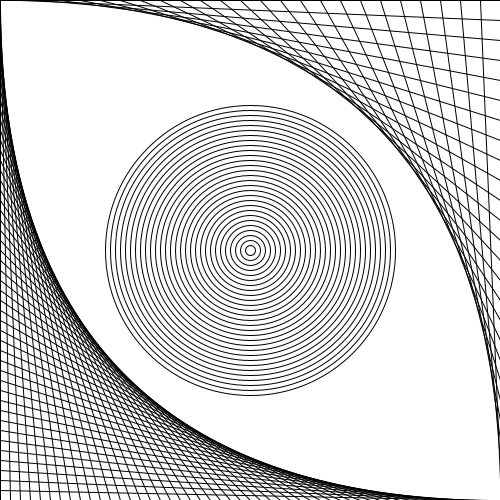
Frame 1 (no input)
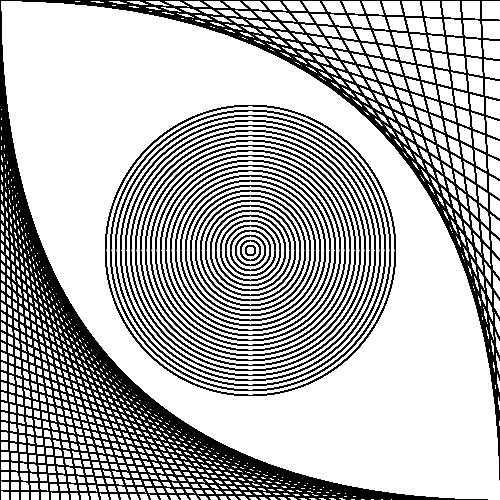
Frame 60 (the mouse pressed at the canvas centre just before this capture)
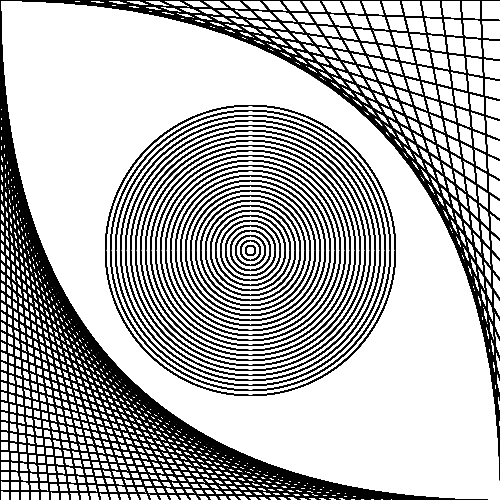
Frame 120 (the mouse held since frame 60 and released just before this capture)

The Processing sketch that drew these frames (run headless with seeded random() and noise(); from frame 60 on, the mouse is pressed at the canvas centre):

// Processing sketch: processing_13433
// ── processing_13433.pde

void setup() {  //setup function called initially, only once
  size(500, 500);
  background(255);  //set background white
  colorMode(HSB);   //set colors to Hue, Saturation, Brightness mode
}

void draw() {  //draw function loops 
    for(int y=00; y<500;){
        line(0,y,y,500);
        y=y+10;
    }
          
    for(int x=0; x<500;){
        line(x,0,500,x);
        x=x+20;
    }
        
    for(int i=0; i<30; i++){
        noFill();
        ellipse(width/2, height/2, 10*i, 10*i);
    }

}
        
